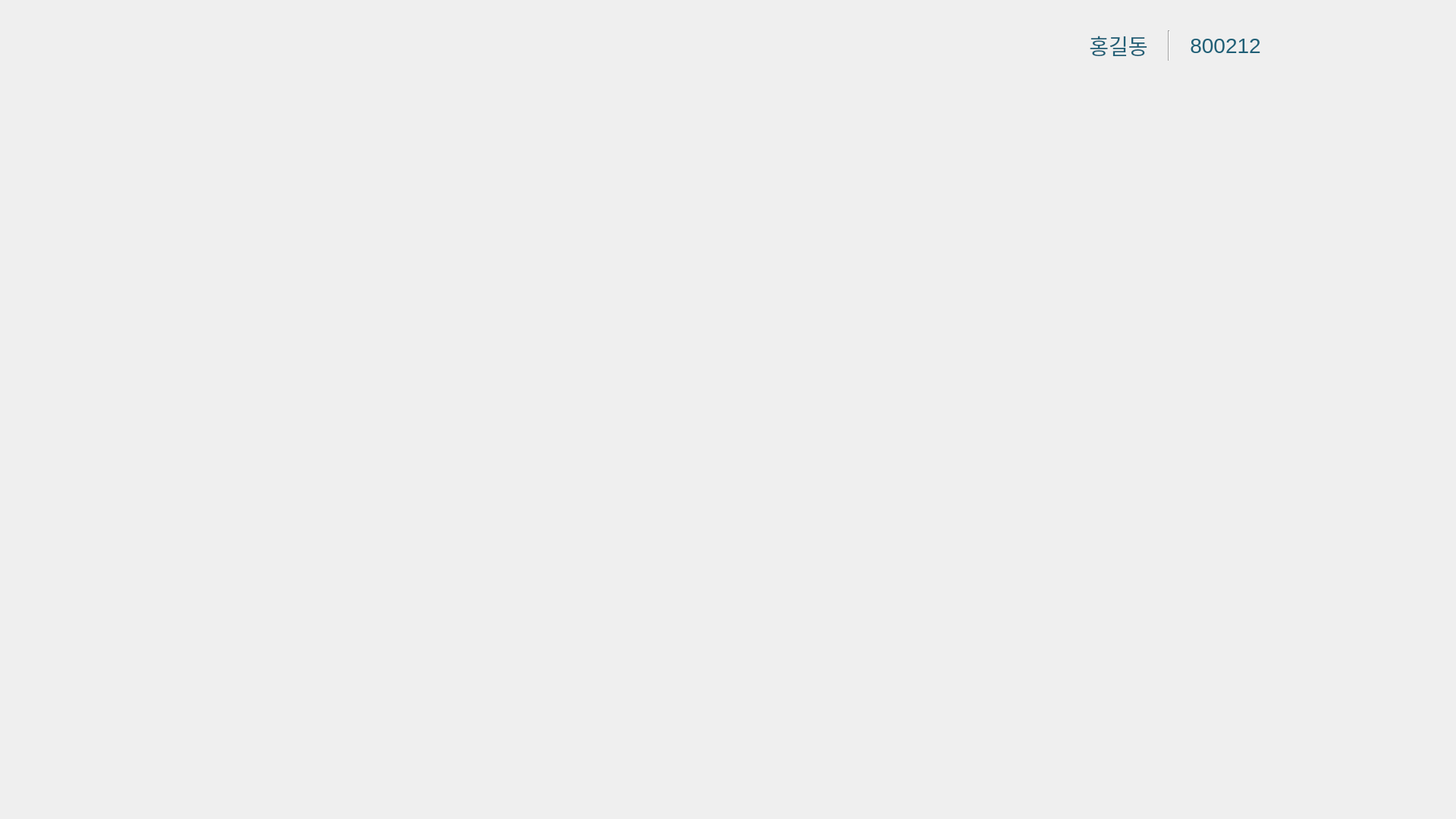
<?xml version="1.0" encoding="UTF-8"?>
<ui version="4.0">
 <class>MainWindow</class>
 <widget class="QMainWindow" name="MainWindow">
  <property name="geometry">
   <rect>
    <x>0</x>
    <y>0</y>
    <width>1920</width>
    <height>1080</height>
   </rect>
  </property>
  <property name="sizePolicy">
   <sizepolicy hsizetype="Maximum" vsizetype="Maximum">
    <horstretch>0</horstretch>
    <verstretch>0</verstretch>
   </sizepolicy>
  </property>
  <property name="maximumSize">
   <size>
    <width>1920</width>
    <height>1080</height>
   </size>
  </property>
  <property name="font">
   <font>
    <family>Malgun Gothic</family>
    <pointsize>16</pointsize>
   </font>
  </property>
  <property name="focusPolicy">
   <enum>Qt::FocusPolicy::NoFocus</enum>
  </property>
  <property name="windowTitle">
   <string>Digital Olfaction Solution</string>
  </property>
  <property name="styleSheet">
   <string notr="true"/>
  </property>
  <widget class="QWidget" name="centralwidget">
   <widget class="QPushButton" name="ui_test_btn_forward">
    <property name="geometry">
     <rect>
      <x>1635</x>
      <y>933</y>
      <width>260</width>
      <height>130</height>
     </rect>
    </property>
    <property name="font">
     <font>
      <family>Malgun Gothic</family>
      <pointsize>24</pointsize>
     </font>
    </property>
    <property name="styleSheet">
     <string notr="true">QPushButton{
	background-image : url(./ui/images/common_locale/btn_start.png);
	border : 0px;
}

QPushButton::hover{
	background-image : url(./ui/images/common_locale/btn_start_over.png);
	border : 0px;
}</string>
    </property>
    <property name="text">
     <string/>
    </property>
   </widget>
   <widget class="QPushButton" name="ui_test_btn_back">
    <property name="geometry">
     <rect>
      <x>25</x>
      <y>933</y>
      <width>260</width>
      <height>130</height>
     </rect>
    </property>
    <property name="font">
     <font>
      <family>Malgun Gothic</family>
      <pointsize>24</pointsize>
     </font>
    </property>
    <property name="styleSheet">
     <string notr="true">QPushButton{
	background-image : url(./ui/images/common_locale/btn_back.png);
	border : 0px;
}

QPushButton::hover{
	background-image : url(./ui/images/common_locale/btn_back_over.png);
	border : 0px;
}</string>
    </property>
    <property name="text">
     <string/>
    </property>
   </widget>
   <widget class="QLabel" name="label_background">
    <property name="geometry">
     <rect>
      <x>0</x>
      <y>0</y>
      <width>1920</width>
      <height>1080</height>
     </rect>
    </property>
    <property name="font">
     <font>
      <family>Malgun Gothic</family>
      <pointsize>16</pointsize>
      <bold>false</bold>
     </font>
    </property>
    <property name="styleSheet">
     <string notr="true">QLabel{
	image : url(./ui/images/test/i/bg_guide.png);
}</string>
    </property>
    <property name="text">
     <string/>
    </property>
   </widget>
   <widget class="QWidget" name="widget" native="true">
    <property name="geometry">
     <rect>
      <x>1410</x>
      <y>35</y>
      <width>280</width>
      <height>50</height>
     </rect>
    </property>
    <property name="sizePolicy">
     <sizepolicy hsizetype="Fixed" vsizetype="Fixed">
      <horstretch>0</horstretch>
      <verstretch>0</verstretch>
     </sizepolicy>
    </property>
    <property name="font">
     <font>
      <family>Malgun Gothic</family>
      <pointsize>16</pointsize>
     </font>
    </property>
    <property name="styleSheet">
     <string notr="true">QLabel{
	color : #205f76;
	font : 21pt;
}

Line{
	border : 0px;
	background-color : #205f76;
	margin : 8px 0px;
}</string>
    </property>
    <layout class="QHBoxLayout" name="horizontalLayout_4" stretch="2,1,1">
     <property name="spacing">
      <number>0</number>
     </property>
     <property name="leftMargin">
      <number>0</number>
     </property>
     <property name="topMargin">
      <number>5</number>
     </property>
     <property name="rightMargin">
      <number>0</number>
     </property>
     <property name="bottomMargin">
      <number>5</number>
     </property>
     <item>
      <widget class="QLabel" name="label_name">
       <property name="sizePolicy">
        <sizepolicy hsizetype="Fixed" vsizetype="Preferred">
         <horstretch>0</horstretch>
         <verstretch>0</verstretch>
        </sizepolicy>
       </property>
       <property name="minimumSize">
        <size>
         <width>0</width>
         <height>0</height>
        </size>
       </property>
       <property name="maximumSize">
        <size>
         <width>16777215</width>
         <height>16777215</height>
        </size>
       </property>
       <property name="font">
        <font>
         <pointsize>21</pointsize>
         <italic>false</italic>
         <bold>false</bold>
        </font>
       </property>
       <property name="text">
        <string>홍길동</string>
       </property>
       <property name="alignment">
        <set>Qt::AlignmentFlag::AlignCenter</set>
       </property>
       <property name="indent">
        <number>0</number>
       </property>
      </widget>
     </item>
     <item>
      <widget class="Line" name="line_1">
       <property name="sizePolicy">
        <sizepolicy hsizetype="Fixed" vsizetype="Expanding">
         <horstretch>0</horstretch>
         <verstretch>0</verstretch>
        </sizepolicy>
       </property>
       <property name="orientation">
        <enum>Qt::Orientation::Vertical</enum>
       </property>
      </widget>
     </item>
     <item>
      <widget class="QLabel" name="label_birth_date">
       <property name="sizePolicy">
        <sizepolicy hsizetype="Fixed" vsizetype="Preferred">
         <horstretch>0</horstretch>
         <verstretch>0</verstretch>
        </sizepolicy>
       </property>
       <property name="minimumSize">
        <size>
         <width>0</width>
         <height>0</height>
        </size>
       </property>
       <property name="maximumSize">
        <size>
         <width>16777215</width>
         <height>16777215</height>
        </size>
       </property>
       <property name="font">
        <font>
         <pointsize>21</pointsize>
         <italic>false</italic>
         <bold>false</bold>
        </font>
       </property>
       <property name="text">
        <string>800212</string>
       </property>
       <property name="alignment">
        <set>Qt::AlignmentFlag::AlignCenter</set>
       </property>
       <property name="margin">
        <number>0</number>
       </property>
       <property name="indent">
        <number>-1</number>
       </property>
      </widget>
     </item>
    </layout>
   </widget>
   <zorder>label_background</zorder>
   <zorder>ui_test_btn_forward</zorder>
   <zorder>ui_test_btn_back</zorder>
   <zorder>widget</zorder>
  </widget>
 </widget>
 <resources/>
 <connections/>
</ui>
